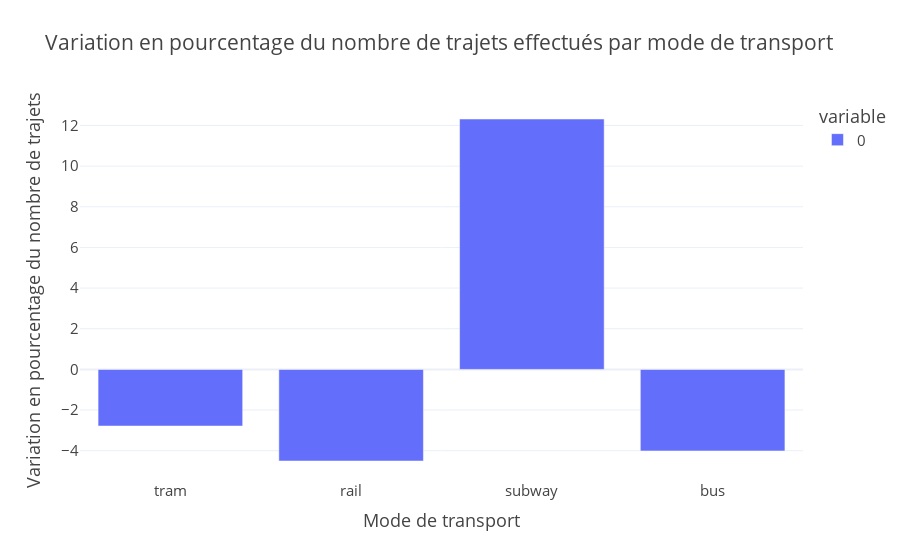

The code cell stored with this chart in its notebook:
### Markdown cell above
Ici on voit une augmentation nette du nombre de trajets en métro ainsi qu'une diminution du nombre de trajets dans les trois autres modes.

### Code cell
diff_percent = ((count_pt_modes["gpe"] - count_pt_modes["baseline"]) / count_pt_modes["baseline"]) * 100

# Renommer les index pour le graphique
diff_percent = diff_percent.rename(
    index={
        "bike": "Vélo",
        "car_passenger": "Voiture (passager)",
        "car": "Voiture (conducteur)",
        "pt": "Transport en commun",
        "walk": "Marche"
    }
)

# Création du graphique
fig = px.bar(diff_percent,
             labels={
                 "value": "Variation en pourcentage du nombre de trajets",
                 "index": "Mode de transport"
             },
             title="Variation en pourcentage du nombre de trajets effectués par mode de transport")

# Sauvegarde de l'image
#fig.write_image("outputs/plots/comparaison/variation_pourcentage_trajets_transport.png", width=1000)

# Affichage du graphique
fig.show()

### Figure 1 — Plotly figure (JSON) as saved in the notebook; plotly's stock layout.template omitted (floating-point values rounded to 4 significant figures)
{"data": [{"hovertemplate": "variable=0<br>Mode de transport=%{x}<br>Variation en pourcentage du nombre de trajets=%{y}<extra></extra>", "legendgroup": "0", "marker": {"color": "#636efa", "pattern": {"shape": ""}}, "name": "0", "orientation": "v", "showlegend": true, "textposition": "auto", "type": "bar", "x": ["tram", "rail", "subway", "bus"], "xaxis": "x", "y": [-2.788, -4.507, 12.32, -4.012], "yaxis": "y"}], "layout": {"barmode": "relative", "legend": {"title": {"text": "variable"}, "tracegroupgap": 0}, "title": {"text": "Variation en pourcentage du nombre de trajets effectués par mode de transport"}, "xaxis": {"anchor": "y", "domain": [0, 1], "title": {"text": "Mode de transport"}}, "yaxis": {"anchor": "x", "domain": [0, 1], "title": {"text": "Variation en pourcentage du nombre de trajets"}}}}
